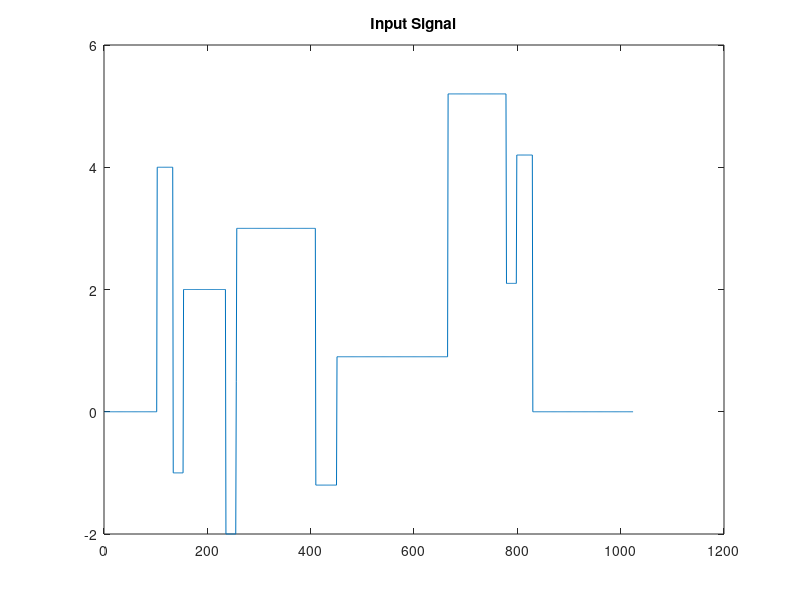

The MATLAB script that drew this image: (Note: this script raises an error after producing the figure.)
%% Test script for Haar transform

% load('bumps.mat');
load('blocks.mat');

% Plot
plot(c)
title('Input Signal');

figure;
stem(haar(c, 3));
title(['Haar transform'])

% Error
crec = ihaar(haar(c, 3), 3);
err = norm(crec - c', 'fro')

% Parseval's Thm
w = haar(c, 3);
w_err = w;
epsilon = 0.001*randn(1, length(w_err));
w_err = w_err + epsilon;
c_rec = ihaar(w_err, 3);
err_after_transform = norm(c_rec - c', 'fro')^2
err_added = norm(epsilon, 'fro')^2


